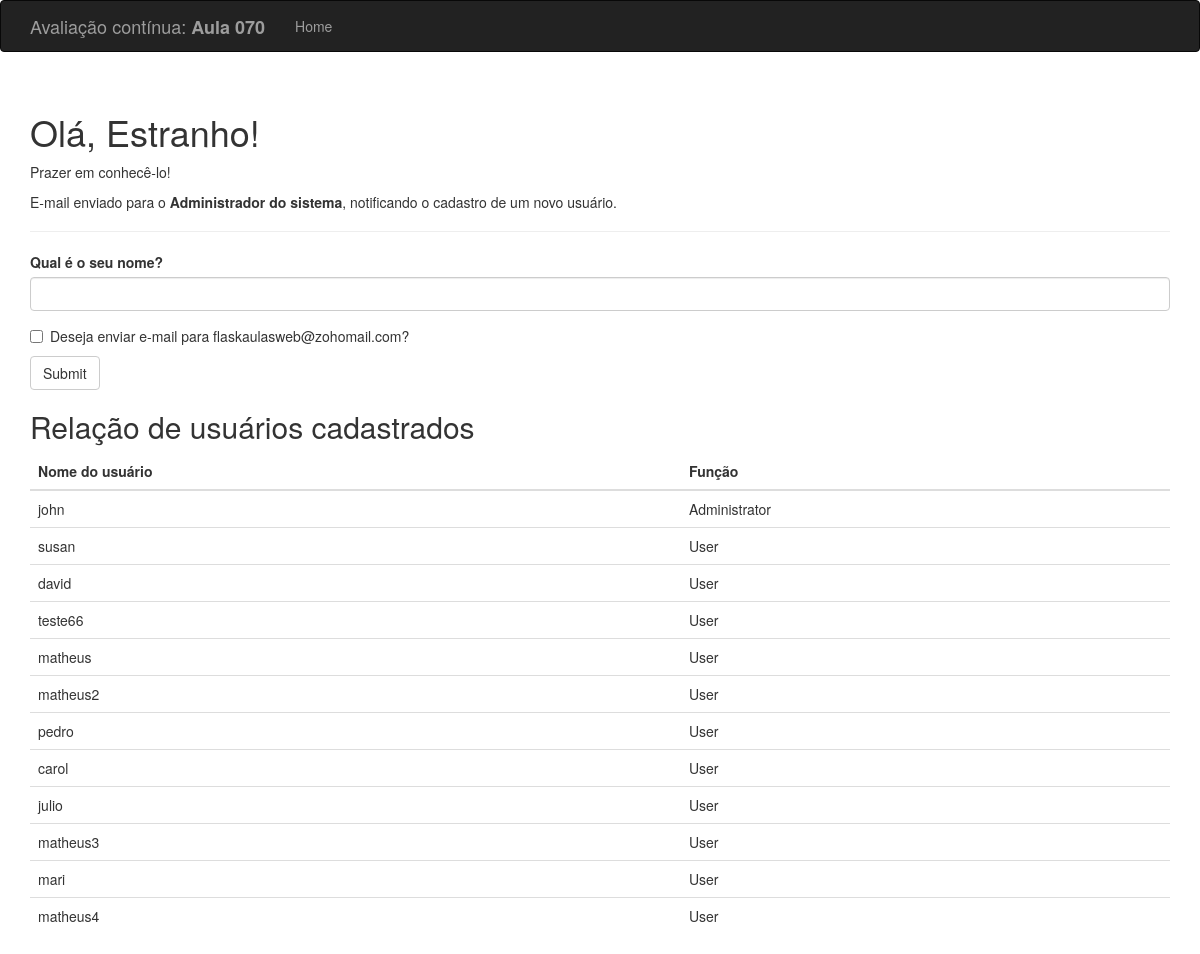
The page / on the database its author committed.
### hello.py (models this page shows, shortened)
class User(db.Model):
    __tablename__ = 'users'
    id = db.Column(db.Integer, primary_key=True)
    username = db.Column(db.String(64), unique=True, index=True)
    role_id = db.Column(db.Integer, db.ForeignKey('roles.id'))
    def __repr__(self):
        return '<User %r>' % self.username

class Role(db.Model):
    __tablename__ = 'roles'
    id = db.Column(db.Integer, primary_key=True)
    name = db.Column(db.String(64), unique=True)
    users = db.relationship('User', backref='role', lazy='dynamic')

### hello.py (the view, shortened to what this page needs)
@app.route('/', methods=['GET', 'POST'])
def index():
    form = NameForm()
    user_all = User.query.all()
    print(user_all, flush=True)
    return render_template(
        'index.html',
        form=form,
        name=session.get('name'),
        known=session.get('known', False),
        user_all=user_all
    )

### hello.py
class NameForm(FlaskForm):
    name = StringField('Qual é o seu nome?', validators=[DataRequired()])
    email = BooleanField('Deseja enviar e-mail para flaskaulasweb@zohomail.com?')
    submit = SubmitField('Submit')

### templates/index.html (shortened to what this page needs)
{% extends "base.html" %}
{% import "bootstrap/wtf.html" as wtf %}
{% block page_content %}
<div class="page-header">
    <h1>Olá, {% if name %}{{ name }}{% else %}Estranho{% endif %}!</h1>
    {% if not known %}
    <p>Prazer em conhecê-lo!</p>
    <p>E-mail enviado para o <b>Administrador do sistema</b>, notificando o cadastro de um novo usuário.</p>
    {% else %}
    <p>Feliz em vê-lo novamente!</p>
    {% endif %}
</div>
{{ wtf.quick_form(form) }}
<h2>Relação de usuários cadastrados</h2>
<table class="table">
    <thead>
        <tr>
            <th>Nome do usuário</th>
            <th>Função</th>
        </tr>
    </thead>
    <tbody>
        {% for key in user_all %}
        <tr>
            <td>{{ key.username }}</td>
            <td>{{ key.role.name }}</td>
        </tr>
        {% endfor %}
    </tbody>
</table>
{% endblock %}

### templates/base.html (shortened to what this page needs)
{% extends "bootstrap/base.html" %}
{% block head %}
{{ super() }}
{% endblock %}
{% block navbar %}
<div class="navbar navbar-inverse" role="navigation">
    <div class="container">
        <div class="navbar-header">
            <a class="navbar-brand" href="/">Avaliação contínua: <B>Aula 070</B></a>
        </div>
        <div class="navbar-collapse collapse">
            <ul class="nav navbar-nav">
                <li><a href="/">Home</a></li>
            </ul>
        </div>
    </div>
</div>
{% endblock %}
{% block content %}
<div class="container">
    {% block page_content %}{% endblock %}
</div>
{% endblock %}

### rows shown on the page
User: username "john", role.name "Administrator"
User: username "susan", role.name "User"
User: username "david", role.name "User"
User: username "teste66", role.name "User"
User: username "matheus", role.name "User"
User: username "matheus2", role.name "User"
User: username "pedro", role.name "User"
User: username "carol", role.name "User"
User: username "julio", role.name "User"
User: username "matheus3", role.name "User"
User: username "mari", role.name "User"
User: username "matheus4", role.name "User"
